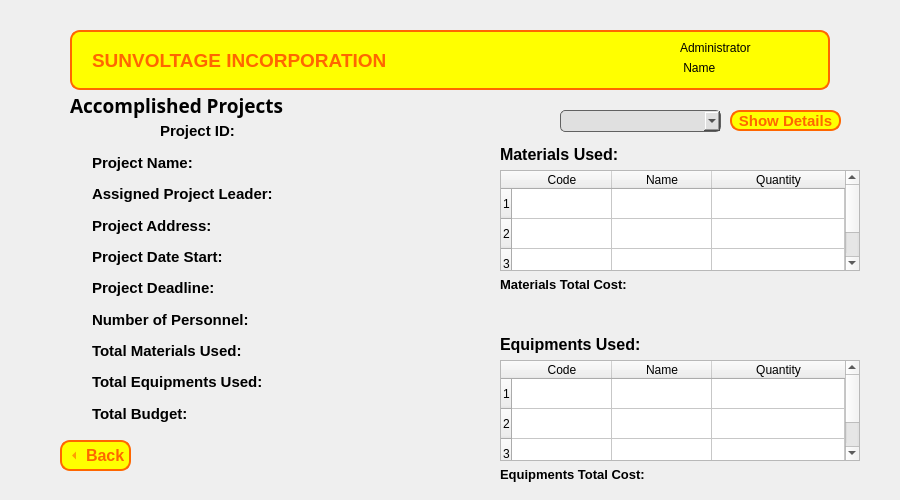
<?xml version="1.0" encoding="UTF-8"?>
<ui version="4.0">
 <class>Form</class>
 <widget class="QWidget" name="Form">
  <property name="geometry">
   <rect>
    <x>0</x>
    <y>0</y>
    <width>900</width>
    <height>500</height>
   </rect>
  </property>
  <property name="windowTitle">
   <string>Form</string>
  </property>
  <widget class="QLabel" name="adminNamelbl">
   <property name="geometry">
    <rect>
     <x>680</x>
     <y>60</y>
     <width>81</width>
     <height>16</height>
    </rect>
   </property>
   <property name="text">
    <string> Name</string>
   </property>
  </widget>
  <widget class="QLabel" name="lbl_title">
   <property name="geometry">
    <rect>
     <x>70</x>
     <y>90</y>
     <width>291</width>
     <height>31</height>
    </rect>
   </property>
   <property name="font">
    <font>
     <family>Segoe UI Black</family>
     <pointsize>14</pointsize>
     <bold>true</bold>
    </font>
   </property>
   <property name="text">
    <string>Accomplished Projects</string>
   </property>
  </widget>
  <widget class="QLabel" name="label_User">
   <property name="geometry">
    <rect>
     <x>680</x>
     <y>40</y>
     <width>111</width>
     <height>16</height>
    </rect>
   </property>
   <property name="text">
    <string>Administrator</string>
   </property>
  </widget>
  <widget class="QLabel" name="Header">
   <property name="geometry">
    <rect>
     <x>70</x>
     <y>30</y>
     <width>760</width>
     <height>60</height>
    </rect>
   </property>
   <property name="font">
    <font>
     <pointsize>14</pointsize>
     <bold>true</bold>
    </font>
   </property>
   <property name="styleSheet">
    <string notr="true">color: rgb(255, 102, 0);
background-color: rgb(255, 255, 0);
border-color: rgb(255, 102, 0);
border: 2px solid #ff6600; 
border-radius: 10px;
</string>
   </property>
   <property name="text">
    <string>SUNVOLTAGE INCORPORATION</string>
   </property>
   <property name="textFormat">
    <enum>Qt::AutoText</enum>
   </property>
   <property name="scaledContents">
    <bool>false</bool>
   </property>
   <property name="margin">
    <number>0</number>
   </property>
   <property name="indent">
    <number>20</number>
   </property>
  </widget>
  <widget class="QToolButton" name="backButton">
   <property name="geometry">
    <rect>
     <x>60</x>
     <y>440</y>
     <width>71</width>
     <height>31</height>
    </rect>
   </property>
   <property name="font">
    <font>
     <pointsize>12</pointsize>
     <bold>true</bold>
    </font>
   </property>
   <property name="styleSheet">
    <string notr="true">QToolButton {
				color: rgb(255, 102, 0);
                background-color: rgb(255, 255, 0);
                border-color: rgb(255, 102, 0);
                border: 2px solid #ff6600;
                border-radius: 10px;
            }
            QToolButton:hover, QToolButton:pressed {
                background-color: rgb(255, 183, 0);
            }</string>
   </property>
   <property name="text">
    <string>Back</string>
   </property>
   <property name="iconSize">
    <size>
     <width>20</width>
     <height>20</height>
    </size>
   </property>
   <property name="checkable">
    <bool>true</bool>
   </property>
   <property name="checked">
    <bool>false</bool>
   </property>
   <property name="toolButtonStyle">
    <enum>Qt::ToolButtonTextBesideIcon</enum>
   </property>
   <property name="arrowType">
    <enum>Qt::LeftArrow</enum>
   </property>
  </widget>
  <widget class="QToolButton" name="button_show_details">
   <property name="geometry">
    <rect>
     <x>730</x>
     <y>110</y>
     <width>111</width>
     <height>21</height>
    </rect>
   </property>
   <property name="font">
    <font>
     <pointsize>11</pointsize>
     <bold>true</bold>
    </font>
   </property>
   <property name="styleSheet">
    <string notr="true">QToolButton {
				color: rgb(255, 102, 0);
                background-color: rgb(255, 255, 0);
                border-color: rgb(255, 102, 0);
                border: 2px solid #ff6600;
                border-radius: 10px;
            }
            QToolButton:hover, QToolButton:pressed {
                background-color: rgb(255, 183, 0);
            }</string>
   </property>
   <property name="text">
    <string>Show Details</string>
   </property>
   <property name="iconSize">
    <size>
     <width>20</width>
     <height>20</height>
    </size>
   </property>
   <property name="checkable">
    <bool>true</bool>
   </property>
   <property name="checked">
    <bool>false</bool>
   </property>
   <property name="toolButtonStyle">
    <enum>Qt::ToolButtonTextOnly</enum>
   </property>
   <property name="autoRaise">
    <bool>false</bool>
   </property>
   <property name="arrowType">
    <enum>Qt::NoArrow</enum>
   </property>
  </widget>
  <widget class="QTableWidget" name="table_used_materials">
   <property name="geometry">
    <rect>
     <x>500</x>
     <y>170</y>
     <width>360</width>
     <height>101</height>
    </rect>
   </property>
   <property name="editTriggers">
    <set>QAbstractItemView::AnyKeyPressed|QAbstractItemView::DoubleClicked|QAbstractItemView::EditKeyPressed</set>
   </property>
   <property name="selectionBehavior">
    <enum>QAbstractItemView::SelectRows</enum>
   </property>
   <property name="textElideMode">
    <enum>Qt::ElideRight</enum>
   </property>
   <property name="horizontalScrollMode">
    <enum>QAbstractItemView::ScrollPerItem</enum>
   </property>
   <property name="rowCount">
    <number>3</number>
   </property>
   <attribute name="horizontalHeaderStretchLastSection">
    <bool>true</bool>
   </attribute>
   <attribute name="verticalHeaderStretchLastSection">
    <bool>false</bool>
   </attribute>
   <row/>
   <row/>
   <row/>
   <column>
    <property name="text">
     <string>Code</string>
    </property>
   </column>
   <column>
    <property name="text">
     <string>Name</string>
    </property>
   </column>
   <column>
    <property name="text">
     <string>Quantity</string>
    </property>
   </column>
  </widget>
  <widget class="QLabel" name="label_project_materials_2">
   <property name="geometry">
    <rect>
     <x>500</x>
     <y>140</y>
     <width>131</width>
     <height>29</height>
    </rect>
   </property>
   <property name="font">
    <font>
     <pointsize>12</pointsize>
     <bold>true</bold>
    </font>
   </property>
   <property name="text">
    <string>Materials Used:</string>
   </property>
  </widget>
  <widget class="QTableWidget" name="table_used_equipments">
   <property name="geometry">
    <rect>
     <x>500</x>
     <y>360</y>
     <width>360</width>
     <height>101</height>
    </rect>
   </property>
   <property name="editTriggers">
    <set>QAbstractItemView::AnyKeyPressed|QAbstractItemView::DoubleClicked|QAbstractItemView::EditKeyPressed</set>
   </property>
   <property name="selectionBehavior">
    <enum>QAbstractItemView::SelectRows</enum>
   </property>
   <property name="textElideMode">
    <enum>Qt::ElideRight</enum>
   </property>
   <property name="horizontalScrollMode">
    <enum>QAbstractItemView::ScrollPerItem</enum>
   </property>
   <property name="rowCount">
    <number>3</number>
   </property>
   <attribute name="horizontalHeaderStretchLastSection">
    <bool>true</bool>
   </attribute>
   <attribute name="verticalHeaderStretchLastSection">
    <bool>false</bool>
   </attribute>
   <row/>
   <row/>
   <row/>
   <column>
    <property name="text">
     <string>Code</string>
    </property>
   </column>
   <column>
    <property name="text">
     <string>Name</string>
    </property>
   </column>
   <column>
    <property name="text">
     <string>Quantity</string>
    </property>
   </column>
  </widget>
  <widget class="QLabel" name="label_project_materials_3">
   <property name="geometry">
    <rect>
     <x>500</x>
     <y>330</y>
     <width>171</width>
     <height>29</height>
    </rect>
   </property>
   <property name="font">
    <font>
     <pointsize>12</pointsize>
     <bold>true</bold>
    </font>
   </property>
   <property name="text">
    <string>Equipments Used:</string>
   </property>
  </widget>
  <widget class="QLabel" name="lbl_mtl_cost">
   <property name="geometry">
    <rect>
     <x>500</x>
     <y>270</y>
     <width>221</width>
     <height>29</height>
    </rect>
   </property>
   <property name="font">
    <font>
     <pointsize>10</pointsize>
     <bold>true</bold>
    </font>
   </property>
   <property name="text">
    <string>Materials Total Cost:</string>
   </property>
  </widget>
  <widget class="QLabel" name="lbl_eqpt_cost">
   <property name="geometry">
    <rect>
     <x>500</x>
     <y>460</y>
     <width>241</width>
     <height>29</height>
    </rect>
   </property>
   <property name="font">
    <font>
     <pointsize>10</pointsize>
     <bold>true</bold>
    </font>
   </property>
   <property name="text">
    <string>Equipments Total Cost:</string>
   </property>
  </widget>
  <widget class="QComboBox" name="projects_ddl">
   <property name="geometry">
    <rect>
     <x>560</x>
     <y>110</y>
     <width>161</width>
     <height>22</height>
    </rect>
   </property>
   <property name="styleSheet">
    <string notr="true">QComboBox {
	border: 1px solid #616161;
	background-color: #E0E0E0;
	border-radius: 5px;
}

QComboBox::placeholder {
    color: #a9a9a9;
}

QComboBox:focus {
    border: 2px solid #ff6600;
}</string>
   </property>
   <property name="placeholderText">
    <string>Projectssss...</string>
   </property>
  </widget>
  <widget class="QWidget" name="layoutWidget">
   <property name="geometry">
    <rect>
     <x>92</x>
     <y>150</y>
     <width>356</width>
     <height>276</height>
    </rect>
   </property>
   <layout class="QVBoxLayout" name="verticalLayout">
    <item>
     <layout class="QHBoxLayout" name="horizontalLayout">
      <item>
       <widget class="QLabel" name="label_project_name_2">
        <property name="font">
         <font>
          <pointsize>11</pointsize>
          <bold>true</bold>
         </font>
        </property>
        <property name="text">
         <string>Project Name:</string>
        </property>
       </widget>
      </item>
      <item>
       <widget class="QLabel" name="label_project_name">
        <property name="font">
         <font>
          <pointsize>10</pointsize>
          <bold>false</bold>
         </font>
        </property>
        <property name="text">
         <string/>
        </property>
       </widget>
      </item>
     </layout>
    </item>
    <item>
     <layout class="QHBoxLayout" name="horizontalLayout_2">
      <item>
       <widget class="QLabel" name="label_project_leader_2">
        <property name="font">
         <font>
          <pointsize>11</pointsize>
          <bold>true</bold>
         </font>
        </property>
        <property name="text">
         <string>Assigned Project Leader:</string>
        </property>
       </widget>
      </item>
      <item>
       <widget class="QLabel" name="label_project_leader">
        <property name="font">
         <font>
          <pointsize>10</pointsize>
          <bold>false</bold>
         </font>
        </property>
        <property name="text">
         <string/>
        </property>
       </widget>
      </item>
     </layout>
    </item>
    <item>
     <layout class="QHBoxLayout" name="horizontalLayout_3">
      <item>
       <widget class="QLabel" name="label_project_address_2">
        <property name="font">
         <font>
          <pointsize>11</pointsize>
          <bold>true</bold>
         </font>
        </property>
        <property name="text">
         <string>Project Address:</string>
        </property>
       </widget>
      </item>
      <item>
       <widget class="QLabel" name="label_project_address">
        <property name="font">
         <font>
          <pointsize>10</pointsize>
          <bold>false</bold>
         </font>
        </property>
        <property name="text">
         <string/>
        </property>
       </widget>
      </item>
     </layout>
    </item>
    <item>
     <layout class="QHBoxLayout" name="horizontalLayout_4">
      <item>
       <widget class="QLabel" name="label_project_start_2">
        <property name="font">
         <font>
          <pointsize>11</pointsize>
          <bold>true</bold>
         </font>
        </property>
        <property name="text">
         <string>Project Date Start:</string>
        </property>
       </widget>
      </item>
      <item>
       <widget class="QLabel" name="label_project_start">
        <property name="font">
         <font>
          <pointsize>10</pointsize>
          <bold>false</bold>
         </font>
        </property>
        <property name="text">
         <string/>
        </property>
       </widget>
      </item>
     </layout>
    </item>
    <item>
     <layout class="QHBoxLayout" name="horizontalLayout_5">
      <item>
       <widget class="QLabel" name="label_project_deadline_2">
        <property name="font">
         <font>
          <pointsize>11</pointsize>
          <bold>true</bold>
         </font>
        </property>
        <property name="text">
         <string>Project Deadline:</string>
        </property>
       </widget>
      </item>
      <item>
       <widget class="QLabel" name="label_project_deadline">
        <property name="font">
         <font>
          <pointsize>10</pointsize>
          <bold>false</bold>
         </font>
        </property>
        <property name="text">
         <string/>
        </property>
       </widget>
      </item>
     </layout>
    </item>
    <item>
     <layout class="QHBoxLayout" name="horizontalLayout_6">
      <item>
       <widget class="QLabel" name="label_personnels_2">
        <property name="font">
         <font>
          <pointsize>11</pointsize>
          <bold>true</bold>
         </font>
        </property>
        <property name="text">
         <string>Number of Personnel: </string>
        </property>
       </widget>
      </item>
      <item>
       <widget class="QLabel" name="label_personnels">
        <property name="font">
         <font>
          <pointsize>10</pointsize>
          <bold>false</bold>
         </font>
        </property>
        <property name="text">
         <string/>
        </property>
       </widget>
      </item>
     </layout>
    </item>
    <item>
     <layout class="QHBoxLayout" name="horizontalLayout_7">
      <item>
       <widget class="QLabel" name="label_project_materials_4">
        <property name="font">
         <font>
          <pointsize>11</pointsize>
          <bold>true</bold>
         </font>
        </property>
        <property name="text">
         <string>Total Materials Used:</string>
        </property>
       </widget>
      </item>
      <item>
       <widget class="QLabel" name="label_project_materials">
        <property name="font">
         <font>
          <pointsize>10</pointsize>
          <bold>false</bold>
         </font>
        </property>
        <property name="text">
         <string/>
        </property>
       </widget>
      </item>
     </layout>
    </item>
    <item>
     <layout class="QHBoxLayout" name="horizontalLayout_8">
      <item>
       <widget class="QLabel" name="label_project_equipments_2">
        <property name="font">
         <font>
          <pointsize>11</pointsize>
          <bold>true</bold>
         </font>
        </property>
        <property name="text">
         <string>Total Equipments Used:</string>
        </property>
       </widget>
      </item>
      <item>
       <widget class="QLabel" name="label_project_equipments">
        <property name="font">
         <font>
          <pointsize>10</pointsize>
          <bold>false</bold>
         </font>
        </property>
        <property name="text">
         <string/>
        </property>
       </widget>
      </item>
     </layout>
    </item>
    <item>
     <layout class="QHBoxLayout" name="horizontalLayout_9">
      <item>
       <widget class="QLabel" name="label_project_budget_2">
        <property name="font">
         <font>
          <pointsize>11</pointsize>
          <bold>true</bold>
         </font>
        </property>
        <property name="text">
         <string>Total Budget:</string>
        </property>
       </widget>
      </item>
      <item>
       <widget class="QLabel" name="label_project_budget">
        <property name="font">
         <font>
          <pointsize>10</pointsize>
          <bold>false</bold>
         </font>
        </property>
        <property name="text">
         <string/>
        </property>
       </widget>
      </item>
     </layout>
    </item>
   </layout>
  </widget>
  <widget class="QWidget" name="layoutWidget">
   <property name="geometry">
    <rect>
     <x>160</x>
     <y>120</y>
     <width>154</width>
     <height>22</height>
    </rect>
   </property>
   <layout class="QHBoxLayout" name="horizontalLayout_11">
    <item>
     <widget class="QLabel" name="label_project_id_2">
      <property name="font">
       <font>
        <pointsize>11</pointsize>
        <bold>true</bold>
       </font>
      </property>
      <property name="text">
       <string>Project ID:</string>
      </property>
     </widget>
    </item>
    <item>
     <widget class="QLabel" name="label_project_id">
      <property name="font">
       <font>
        <pointsize>10</pointsize>
        <bold>false</bold>
       </font>
      </property>
      <property name="text">
       <string/>
      </property>
     </widget>
    </item>
   </layout>
  </widget>
  <zorder>layoutWidget</zorder>
  <zorder>layoutWidget</zorder>
  <zorder>Header</zorder>
  <zorder>adminNamelbl</zorder>
  <zorder>lbl_title</zorder>
  <zorder>label_User</zorder>
  <zorder>backButton</zorder>
  <zorder>button_show_details</zorder>
  <zorder>table_used_materials</zorder>
  <zorder>label_project_materials_2</zorder>
  <zorder>table_used_equipments</zorder>
  <zorder>label_project_materials_3</zorder>
  <zorder>lbl_mtl_cost</zorder>
  <zorder>lbl_eqpt_cost</zorder>
  <zorder>projects_ddl</zorder>
 </widget>
 <resources/>
 <connections/>
</ui>
